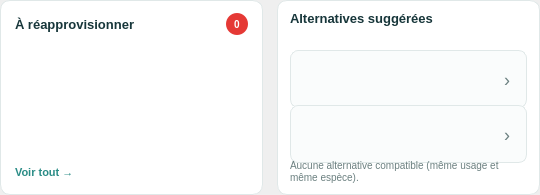
                      <widget class="QWidget" name="ligneBlocsStock">
                       <layout class="QHBoxLayout" name="layout_ligneBlocs" stretch="1,1">
                        <property name="spacing">
                         <number>14</number>
                        </property>
                        <property name="leftMargin">
                         <number>0</number>
                        </property>
                        <property name="topMargin">
                         <number>0</number>
                        </property>
                        <property name="rightMargin">
                         <number>0</number>
                        </property>
                        <property name="bottomMargin">
                         <number>0</number>
                        </property>
                        <item>
                         <widget class="QFrame" name="frameAlertesStock">
                          <property name="minimumSize">
                           <size>
                            <width>260</width>
                            <height>195</height>
                           </size>
                          </property>
                          <property name="maximumSize">
                           <size>
                            <width>16777215</width>
                            <height>195</height>
                           </size>
                          </property>
                          <property name="styleSheet">
                           <string>.QFrame { background-color:white; border:1px solid #E0E8E8; border-radius:10px; }</string>
                          </property>
                          <layout class="QVBoxLayout" name="layoutAlertes">
                           <property name="spacing">
                            <number>8</number>
                           </property>
                           <property name="leftMargin">
                            <number>14</number>
                           </property>
                           <property name="topMargin">
                            <number>12</number>
                           </property>
                           <property name="rightMargin">
                            <number>14</number>
                           </property>
                           <property name="bottomMargin">
                            <number>10</number>
                           </property>
                           <item>
                            <widget class="QWidget" name="enteteAlertesStock">
                             <layout class="QHBoxLayout" name="layout_enteteAlertes">
                              <property name="spacing">
                               <number>8</number>
                              </property>
                              <property name="leftMargin">
                               <number>0</number>
                              </property>
                              <property name="topMargin">
                               <number>0</number>
                              </property>
                              <property name="rightMargin">
                               <number>0</number>
                              </property>
                              <property name="bottomMargin">
                               <number>0</number>
                              </property>
                              <item>
                               <widget class="QLabel" name="lblAlerteTitreStock">
                                <property name="styleSheet">
                                 <string>color:#17363A; font-size:13px; font-weight:bold;</string>
                                </property>
                                <property name="text">
                                 <string>À réapprovisionner</string>
                                </property>
                               </widget>
                              </item>
                              <item>
                               <spacer name="espaceAlertes">
                                <property name="orientation">
                                 <enum>Qt::Horizontal</enum>
                                </property>
                                <property name="sizeHint" stdset="0">
                                 <size>
                                  <width>40</width>
                                  <height>20</height>
                                 </size>
                                </property>
                               </spacer>
                              </item>
                              <item>
                               <widget class="QLabel" name="lblAlerteBadgeStock">
                                <property name="minimumSize">
                                 <size>
                                  <width>22</width>
                                  <height>22</height>
                                 </size>
                                </property>
                                <property name="maximumSize">
                                 <size>
                                  <width>22</width>
                                  <height>22</height>
                                 </size>
                                </property>
                                <property name="styleSheet">
                                 <string>background:#E53935;color:white;border-radius:11px;font-size:10px;font-weight:bold;</string>
                                </property>
                                <property name="text">
                                 <string>0</string>
                                </property>
                                <property name="alignment">
                                 <set>Qt::AlignCenter</set>
                                </property>
                               </widget>
                              </item>
                             </layout>
                            </widget>
                           </item>
                           <item>
                            <widget class="QWidget" name="ligneAlerte1Stock">
                             <layout class="QHBoxLayout" name="layout_ligneAlerte1">
                              <property name="spacing">
                               <number>8</number>
                              </property>
                              <property name="leftMargin">
                               <number>0</number>
                              </property>
                              <property name="topMargin">
                               <number>0</number>
                              </property>
                              <property name="rightMargin">
                               <number>0</number>
                              </property>
                              <property name="bottomMargin">
                               <number>0</number>
                              </property>
                              <item>
                               <widget class="QLabel" name="lblAlerte1Stock">
                                <property name="styleSheet">
                                 <string>color:#1E3A3A; font-size:12px;</string>
                                </property>
                                <property name="text">
                                 <string />
                                </property>
                                <property name="textFormat">
                                 <enum>Qt::RichText</enum>
                                </property>
                               </widget>
                              </item>
                              <item>
                               <widget class="QLabel" name="lblQte1Stock">
                                <property name="minimumSize">
                                 <size>
                                  <width>70</width>
                                  <height>0</height>
                                 </size>
                                </property>
                                <property name="maximumSize">
                                 <size>
                                  <width>70</width>
                                  <height>16777215</height>
                                 </size>
                                </property>
                                <property name="styleSheet">
                                 <string>color:#6B8080; font-size:10px;</string>
                                </property>
                                <property name="text">
                                 <string />
                                </property>
                                <property name="alignment">
                                 <set>Qt::AlignRight|Qt::AlignVCenter</set>
                                </property>
                               </widget>
                              </item>
                             </layout>
                            </widget>
                           </item>
                           <item>
                            <widget class="QWidget" name="ligneAlerte2Stock">
                             <layout class="QHBoxLayout" name="layout_ligneAlerte2">
                              <property name="spacing">
                               <number>8</number>
                              </property>
                              <property name="leftMargin">
                               <number>0</number>
                              </property>
                              <property name="topMargin">
                               <number>0</number>
                              </property>
                              <property name="rightMargin">
                               <number>0</number>
                              </property>
                              <property name="bottomMargin">
                               <number>0</number>
                              </property>
                              <item>
                               <widget class="QLabel" name="lblAlerte2Stock">
                                <property name="styleSheet">
                                 <string>color:#1E3A3A; font-size:12px;</string>
                                </property>
                                <property name="text">
                                 <string />
                                </property>
                                <property name="textFormat">
                                 <enum>Qt::RichText</enum>
                                </property>
                               </widget>
                              </item>
                              <item>
                               <widget class="QLabel" name="lblQte2Stock">
                                <property name="minimumSize">
                                 <size>
                                  <width>70</width>
                                  <height>0</height>
                                 </size>
                                </property>
                                <property name="maximumSize">
                                 <size>
                                  <width>70</width>
                                  <height>16777215</height>
                                 </size>
                                </property>
                                <property name="styleSheet">
                                 <string>color:#6B8080; font-size:10px;</string>
                                </property>
                                <property name="text">
                                 <string />
                                </property>
                                <property name="alignment">
                                 <set>Qt::AlignRight|Qt::AlignVCenter</set>
                                </property>
                               </widget>
                              </item>
                             </layout>
                            </widget>
                           </item>
                           <item>
                            <widget class="QWidget" name="ligneAlerte3Stock">
                             <layout class="QHBoxLayout" name="layout_ligneAlerte3">
                              <property name="spacing">
                               <number>8</number>
                              </property>
                              <property name="leftMargin">
                               <number>0</number>
                              </property>
                              <property name="topMargin">
                               <number>0</number>
                              </property>
                              <property name="rightMargin">
                               <number>0</number>
                              </property>
                              <property name="bottomMargin">
                               <number>0</number>
                              </property>
                              <item>
                               <widget class="QLabel" name="lblAlerte3Stock">
                                <property name="styleSheet">
                                 <string>color:#1E3A3A; font-size:12px;</string>
                                </property>
                                <property name="text">
                                 <string />
                                </property>
                                <property name="textFormat">
                                 <enum>Qt::RichText</enum>
                                </property>
                               </widget>
                              </item>
                              <item>
                               <widget class="QLabel" name="lblQte3Stock">
                                <property name="minimumSize">
                                 <size>
                                  <width>70</width>
                                  <height>0</height>
                                 </size>
                                </property>
                                <property name="maximumSize">
                                 <size>
                                  <width>70</width>
                                  <height>16777215</height>
                                 </size>
                                </property>
                                <property name="styleSheet">
                                 <string>color:#6B8080; font-size:10px;</string>
                                </property>
                                <property name="text">
                                 <string />
                                </property>
                                <property name="alignment">
                                 <set>Qt::AlignRight|Qt::AlignVCenter</set>
                                </property>
                               </widget>
                              </item>
                             </layout>
                            </widget>
                           </item>
                           <item>
                            <spacer name="espaceBasAlertes">
                             <property name="orientation">
                              <enum>Qt::Vertical</enum>
                             </property>
                             <property name="sizeHint" stdset="0">
                              <size>
                               <width>40</width>
                               <height>20</height>
                              </size>
                             </property>
                            </spacer>
                           </item>
                           <item>
                            <widget class="QPushButton" name="btnVoirToutStock">
                             <property name="minimumSize">
                              <size>
                               <width>120</width>
                               <height>24</height>
                              </size>
                             </property>
                             <property name="maximumSize">
                              <size>
                               <width>120</width>
                               <height>24</height>
                              </size>
                             </property>
                             <property name="cursor">
                              <cursorShape>PointingHandCursor</cursorShape>
                             </property>
                             <property name="styleSheet">
                              <string>QPushButton{border:none;background:transparent;color:#2A8C86;font-size:11px;font-weight:bold;text-align:left;}QPushButton:hover{text-decoration:underline;}</string>
                             </property>
                             <property name="text">
                              <string>Voir tout →</string>
                             </property>
                            </widget>
                           </item>
                          </layout>
                         </widget>
                        </item>
                        <item>
                         <widget class="QFrame" name="frameAlternatifsStock">
                          <property name="minimumSize">
                           <size>
                            <width>260</width>
                            <height>195</height>
                           </size>
                          </property>
                          <property name="maximumSize">
                           <size>
                            <width>16777215</width>
                            <height>195</height>
                           </size>
                          </property>
                          <property name="styleSheet">
                           <string>.QFrame { background-color:white; border:1px solid #E0E8E8; border-radius:10px; }</string>
                          </property>
                          <layout class="QVBoxLayout" name="layoutAlternatifs">
                           <property name="spacing">
                            <number>6</number>
                           </property>
                           <property name="leftMargin">
                            <number>12</number>
                           </property>
                           <property name="topMargin">
                            <number>10</number>
                           </property>
                           <property name="rightMargin">
                            <number>12</number>
                           </property>
                           <property name="bottomMargin">
                            <number>10</number>
                           </property>
                           <item>
                            <widget class="QLabel" name="lblAltTitreStock">
                             <property name="styleSheet">
                              <string>color:#17363A; font-size:13px; font-weight:bold;</string>
                             </property>
                             <property name="text">
                              <string>Alternatives suggérées</string>
                             </property>
                            </widget>
                           </item>
                           <item>
                            <widget class="QLabel" name="lblAltPourStock">
                             <property name="styleSheet">
                              <string>color:#6B8080; font-size:10px;</string>
                             </property>
                             <property name="text">
                              <string />
                             </property>
                            </widget>
                           </item>
                           <item>
                            <widget class="QFrame" name="frameAlt1Stock">
                             <property name="minimumSize">
                              <size>
                               <width>0</width>
                               <height>58</height>
                              </size>
                             </property>
                             <property name="maximumSize">
                              <size>
                               <width>16777215</width>
                               <height>58</height>
                              </size>
                             </property>
                             <property name="cursor">
                              <cursorShape>PointingHandCursor</cursorShape>
                             </property>
                             <property name="styleSheet">
                              <string>.QFrame { background-color:#FAFCFC; border:1px solid #E0E8E8; border-radius:8px; }
.QFrame:hover { background-color:#E6F2F1; border:1px solid #2A8C86; }</string>
                             </property>
                             <property name="toolTip">
                              <string>Utiliser ce produit comme alternative</string>
                             </property>
                             <layout class="QHBoxLayout" name="layoutAlt1">
                              <property name="spacing">
                               <number>8</number>
                              </property>
                              <property name="leftMargin">
                               <number>8</number>
                              </property>
                              <property name="topMargin">
                               <number>4</number>
                              </property>
                              <property name="rightMargin">
                               <number>10</number>
                              </property>
                              <property name="bottomMargin">
                               <number>4</number>
                              </property>
                              <item>
                               <widget class="QLabel" name="lblAltIcone1Stock">
                                <property name="minimumSize">
                                 <size>
                                  <width>34</width>
                                  <height>0</height>
                                 </size>
                                </property>
                                <property name="maximumSize">
                                 <size>
                                  <width>34</width>
                                  <height>16777215</height>
                                 </size>
                                </property>
                                <property name="styleSheet">
                                 <string>font-size:24px;</string>
                                </property>
                                <property name="text">
                                 <string />
                                </property>
                               </widget>
                              </item>
                              <item>
                               <widget class="QWidget" name="textesAlt1Stock">
                                <layout class="QVBoxLayout" name="layout_textesAlt1">
                                 <property name="spacing">
                                  <number>0</number>
                                 </property>
                                 <property name="leftMargin">
                                  <number>0</number>
                                 </property>
                                 <property name="topMargin">
                                  <number>0</number>
                                 </property>
                                 <property name="rightMargin">
                                  <number>0</number>
                                 </property>
                                 <property name="bottomMargin">
                                  <number>0</number>
                                 </property>
                                 <item>
                                  <widget class="QLabel" name="lblAltNom1Stock">
                                   <property name="styleSheet">
                                    <string>color:#17363A;font-size:11px;font-weight:bold;</string>
                                   </property>
                                   <property name="text">
                                    <string />
                                   </property>
                                  </widget>
                                 </item>
                                 <item>
                                  <widget class="QLabel" name="lblAltCat1Stock">
                                   <property name="styleSheet">
                                    <string>color:#6B8080; font-size:10px;</string>
                                   </property>
                                   <property name="text">
                                    <string />
                                   </property>
                                  </widget>
                                 </item>
                                 <item>
                                  <widget class="QLabel" name="lblAltQte1Stock">
                                   <property name="styleSheet">
                                    <string>color:#6B8080; font-size:10px;</string>
                                   </property>
                                   <property name="text">
                                    <string />
                                   </property>
                                  </widget>
                                 </item>
                                </layout>
                               </widget>
                              </item>
                              <item>
                               <widget class="QLabel" name="lblAltFleche1Stock">
                                <property name="minimumSize">
                                 <size>
                                  <width>12</width>
                                  <height>0</height>
                                 </size>
                                </property>
                                <property name="maximumSize">
                                 <size>
                                  <width>12</width>
                                  <height>16777215</height>
                                 </size>
                                </property>
                                <property name="styleSheet">
                                 <string>color:#6B8080;font-size:18px;</string>
                                </property>
                                <property name="text">
                                 <string>›</string>
                                </property>
                               </widget>
                              </item>
                             </layout>
                            </widget>
                           </item>
                           <item>
                            <widget class="QFrame" name="frameAlt2Stock">
                             <property name="minimumSize">
                              <size>
                               <width>0</width>
                               <height>58</height>
                              </size>
                             </property>
                             <property name="maximumSize">
                              <size>
                               <width>16777215</width>
                               <height>58</height>
                              </size>
                             </property>
                             <property name="cursor">
                              <cursorShape>PointingHandCursor</cursorShape>
                             </property>
                             <property name="styleSheet">
                              <string>.QFrame { background-color:#FAFCFC; border:1px solid #E0E8E8; border-radius:8px; }
.QFrame:hover { background-color:#E6F2F1; border:1px solid #2A8C86; }</string>
                             </property>
                             <property name="toolTip">
                              <string>Utiliser ce produit comme alternative</string>
                             </property>
                             <layout class="QHBoxLayout" name="layoutAlt2">
                              <property name="spacing">
                               <number>8</number>
                              </property>
                              <property name="leftMargin">
                               <number>8</number>
                              </property>
                              <property name="topMargin">
                               <number>4</number>
                              </property>
                              <property name="rightMargin">
                               <number>10</number>
                              </property>
                              <property name="bottomMargin">
                               <number>4</number>
                              </property>
                              <item>
                               <widget class="QLabel" name="lblAltIcone2Stock">
                                <property name="minimumSize">
                                 <size>
                                  <width>34</width>
                                  <height>0</height>
                                 </size>
                                </property>
                                <property name="maximumSize">
                                 <size>
                                  <width>34</width>
                                  <height>16777215</height>
                                 </size>
                                </property>
                                <property name="styleSheet">
                                 <string>font-size:24px;</string>
                                </property>
                                <property name="text">
                                 <string />
                                </property>
                               </widget>
                              </item>
                              <item>
                               <widget class="QWidget" name="textesAlt2Stock">
                                <layout class="QVBoxLayout" name="layout_textesAlt2">
                                 <property name="spacing">
                                  <number>0</number>
                                 </property>
                                 <property name="leftMargin">
                                  <number>0</number>
                                 </property>
                                 <property name="topMargin">
                                  <number>0</number>
                                 </property>
                                 <property name="rightMargin">
                                  <number>0</number>
                                 </property>
                                 <property name="bottomMargin">
                                  <number>0</number>
                                 </property>
                                 <item>
                                  <widget class="QLabel" name="lblAltNom2Stock">
                                   <property name="styleSheet">
                                    <string>color:#17363A;font-size:11px;font-weight:bold;</string>
                                   </property>
                                   <property name="text">
                                    <string />
                                   </property>
                                  </widget>
                                 </item>
                                 <item>
                                  <widget class="QLabel" name="lblAltCat2Stock">
                                   <property name="styleSheet">
                                    <string>color:#6B8080; font-size:10px;</string>
                                   </property>
                                   <property name="text">
                                    <string />
                                   </property>
                                  </widget>
                                 </item>
                                 <item>
                                  <widget class="QLabel" name="lblAltQte2Stock">
                                   <property name="styleSheet">
                                    <string>color:#6B8080; font-size:10px;</string>
                                   </property>
                                   <property name="text">
                                    <string />
                                   </property>
                                  </widget>
                                 </item>
                                </layout>
                               </widget>
                              </item>
                              <item>
                               <widget class="QLabel" name="lblAltFleche2Stock">
                                <property name="minimumSize">
                                 <size>
                                  <width>12</width>
                                  <height>0</height>
                                 </size>
                                </property>
                                <property name="maximumSize">
                                 <size>
                                  <width>12</width>
                                  <height>16777215</height>
                                 </size>
                                </property>
                                <property name="styleSheet">
                                 <string>color:#6B8080;font-size:18px;</string>
                                </property>
                                <property name="text">
                                 <string>›</string>
                                </property>
                               </widget>
                              </item>
                             </layout>
                            </widget>
                           </item>
                           <item>
                            <widget class="QLabel" name="lblAucuneAltStock">
                             <property name="styleSheet">
                              <string>color:#6B8080; font-size:10px;</string>
                             </property>
                             <property name="text">
                              <string>Aucune alternative compatible (même usage et même espèce).</string>
                             </property>
                             <property name="wordWrap">
                              <bool>true</bool>
                             </property>
                            </widget>
                           </item>
                           <item>
                            <spacer name="espaceBasAlternatifs">
                             <property name="orientation">
                              <enum>Qt::Vertical</enum>
                             </property>
                             <property name="sizeHint" stdset="0">
                              <size>
                               <width>40</width>
                               <height>20</height>
                              </size>
                             </property>
                            </spacer>
                           </item>
                          </layout>
                         </widget>
                        </item>
                       </layout>
                      </widget>
